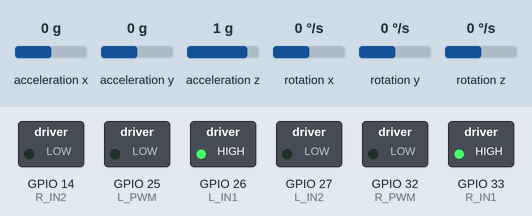
A sketch run on a simulated ESP32. Parts: switched loads named in the sketch (green lamp = pin HIGH). Inputs (shaded band) come from the test bench; at power-on: acceleration y 0 g, rotation x 0 °/s, acceleration z 1 g, acceleration x 0 g, rotation y 0 °/s, rotation z 0 °/s. What the sketch prints to the serial monitor is not drawn.

Above: at 2.2 s.
2.3 s: acceleration y set to -1.4 g
At 2.39 s:
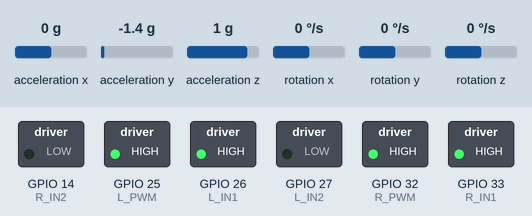
3.9 s: acceleration y set to -0.7 g
6.9 s: acceleration y set to -0.5 g
At 9.0 s:
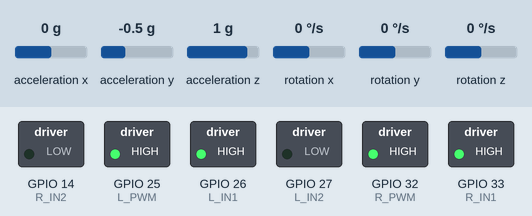
9.9 s: rotation x set to 100 °/s
At 12.5 s:
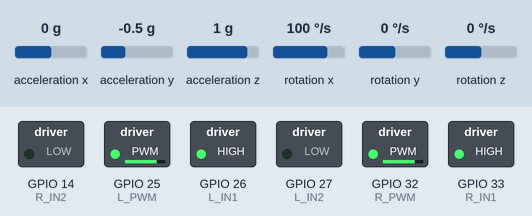
12.9 s: acceleration z set to 1.4 g
At 15.0 s:
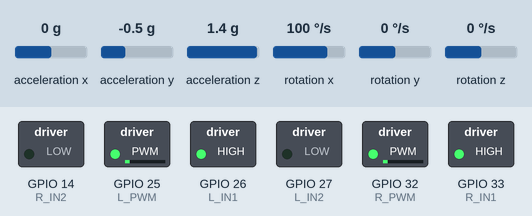
15.9 s: rotation x set to 112 °/s
At 17.1 s:
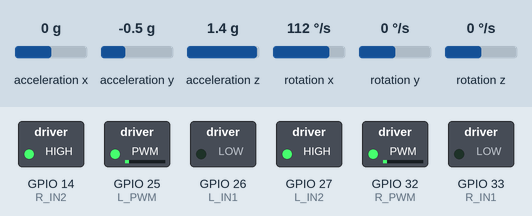
Timing chart, 0 to 18.9 s (numbered marks = the images above; inputs shaded):
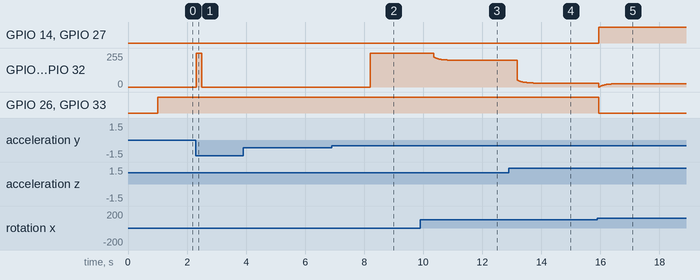

Measured:
- the behaviour switches between 106 and 107 °/s on rotation x (found by bisection; images 4 and 5)
- after the input at 2.3 s, GPIO 25 (L_PWM), GPIO 32 (R_PWM): 0/255 → 255/255 at once, → 0/255 0.19 s later
- after the input at 6.9 s, GPIO 25 (L_PWM), GPIO 32 (R_PWM): 0/255 → 255/255 after 1.3 s
- after the input at 9.9 s, GPIO 25 (L_PWM), GPIO 32 (R_PWM): moves from 255/255 to 200/255 over 0.91 s, starting after 0.46 s
- after the input at 12.9 s, GPIO 25 (L_PWM), GPIO 32 (R_PWM): moves from 200/255 to 29/255 over 0.86 s, starting after 0.29 s
- after the input at 15.9 s, GPIO 14 (R_IN2), GPIO 27 (L_IN2): LOW → HIGH after 0.05 s; GPIO 26 (L_IN1), GPIO 33 (R_IN1): HIGH → LOW after 0.05 s

The sketch:

balance_pid.ino
```cpp
/*
 * Project 03 — Self-Balancing Robot Starter (Complementary Filter + PID)
 * Hardware: ESP32 or Arduino + MPU-6050 + dual motors
 *
 * This is a teaching skeleton. You will need to calibrate offsets,
 * tune gains, and adjust signs for your particular wiring and chassis.
 *
 * WARNING: The robot can run away or fall. Test on soft surface with
 * power switch easily reachable.
 */

#include <Wire.h>
#include <MPU6050.h>          // install “MPU6050” by Electronic Cats or similar

MPU6050 imu;

// Motor pins (example for ESP32)
const int L_PWM = 25, L_IN1 = 26, L_IN2 = 27;
const int R_PWM = 32, R_IN1 = 33, R_IN2 = 14;

// Complementary filter
float angle = 0.0;
float alpha = 0.98;           // gyro weight
unsigned long lastTime = 0;

// PID
float Kp = 25.0, Ki = 0.0, Kd = 1.8;
float integral = 0.0;
float prevAngle = 0.0;

const float FALL_ANGLE = 35.0;  // degrees — cut motors beyond this

void setMotors(float cmd) {
  // cmd positive → drive both wheels to correct forward lean
  int pwm = constrain((int)abs(cmd), 0, 255);
  bool forward = cmd >= 0;

  digitalWrite(L_IN1, forward ? HIGH : LOW);
  digitalWrite(L_IN2, forward ? LOW  : HIGH);
  digitalWrite(R_IN1, forward ? HIGH : LOW);
  digitalWrite(R_IN2, forward ? LOW  : HIGH);

#if defined(ESP32)
  ledcWrite(0, pwm);
  ledcWrite(1, pwm);
#else
  analogWrite(L_PWM, pwm);
  analogWrite(R_PWM, pwm);
#endif
}

void setup() {
  Serial.begin(115200);
  Wire.begin();
  imu.initialize();

  if (!imu.testConnection()) {
    Serial.println("MPU6050 connection failed");
    while (1);
  }

  pinMode(L_IN1, OUTPUT); pinMode(L_IN2, OUTPUT);
  pinMode(R_IN1, OUTPUT); pinMode(R_IN2, OUTPUT);

#if defined(ESP32)
  ledcSetup(0, 20000, 8); ledcAttachPin(L_PWM, 0);
  ledcSetup(1, 20000, 8); ledcAttachPin(R_PWM, 1);
#endif

  // Simple gyro offset calibration (keep robot still)
  Serial.println("Calibrating gyro — keep robot still...");
  delay(1000);
  // (Add proper offset calculation here if desired)

  lastTime = micros();
  Serial.println("Balancer ready. Hold upright and enable.");
}

void loop() {
  // --- Read IMU ---
  int16_t ax, ay, az, gx, gy, gz;
  imu.getMotion6(&ax, &ay, &az, &gx, &gy, &gz);

  // Convert to physical units (approximate)
  float accAngle = atan2(ay, az) * RAD_TO_DEG;          // adjust axes for your mounting
  float gyroRate = gx / 131.0;                          // deg/s (MPU6050 scale)

  // --- Complementary filter ---
  unsigned long now = micros();
  float dt = (now - lastTime) / 1e6;
  lastTime = now;
  if (dt <= 0 || dt > 0.05) dt = 0.01;                  // sanity

  angle = alpha * (angle + gyroRate * dt) + (1.0 - alpha) * accAngle;

  // --- Safety ---
  if (abs(angle) > FALL_ANGLE) {
    setMotors(0);
    integral = 0;
    Serial.println("FALLEN — motors cut");
    delay(100);
    return;
  }

  // --- PID ---
  float error = 0.0 - angle;                            // target = upright
  integral += error * dt;
  integral = constrain(integral, -50, 50);
  float derivative = (angle - prevAngle) / dt;          // or use gyroRate
  prevAngle = angle;

  float output = Kp * error + Ki * integral - Kd * derivative;

  setMotors(output);

  // Logging
  Serial.print(angle, 2); Serial.print(',');
  Serial.print(gyroRate, 1); Serial.print(',');
  Serial.println(output, 1);
}
```
